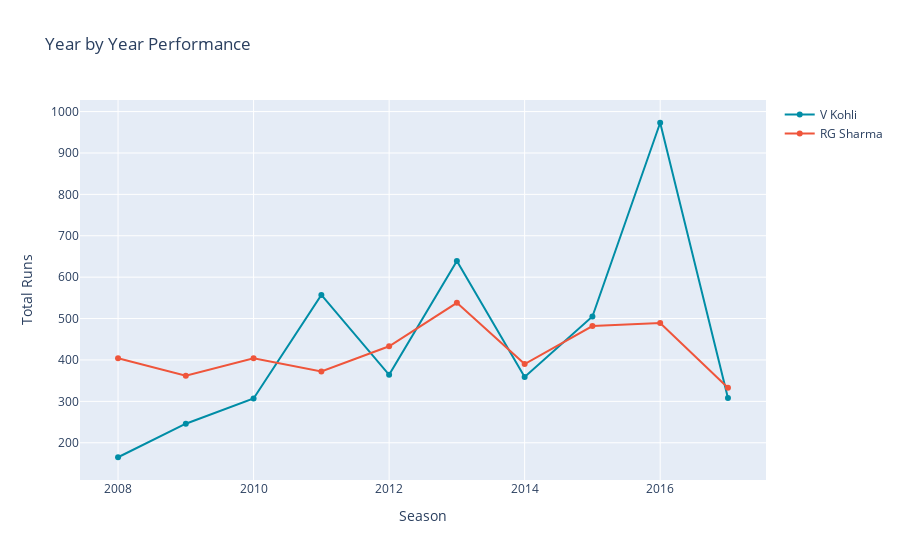

The code cell stored with this chart in its notebook:
### Code cell
# multiple line chart

# p1 df
single = ipl[ipl['batsman'] == 'V Kohli']
performance = single.groupby('season')['batsman_runs'].sum().reset_index()

# p2 df
single1 = ipl[ipl['batsman'] == 'RG Sharma']
performance1 = single1.groupby('season')['batsman_runs'].sum().reset_index()

# plot line chart

# trace p1
trace = go.Scatter(x=performance['season'], y=performance['batsman_runs'],
                   mode='lines + markers',
                   marker={'color': "#008da6"},
                   name='V Kohli')

# trace p2
trace1 = go.Scatter(x=performance1['season'], y=performance1['batsman_runs'],
                   mode='lines + markers',
                   name='RG Sharma')

data = [trace, trace1]

layout = go.Layout(title='Year by Year Performance',
                   xaxis={'title': 'Season'},
                   yaxis={'title': 'Total Runs'})

fig = go.Figure(data=data, layout=layout)

fig.show()
# pyo.plot(fig, filename='singleComparison.html')

### Figure 1 — Plotly figure (JSON) as saved in the notebook; plotly's stock layout.template omitted (floating-point values rounded to 4 significant figures)
{"data": [{"marker": {"color": "#008da6"}, "mode": "lines+markers", "name": "V Kohli", "type": "scatter", "x": [2008, 2009, 2010, 2011, 2012, 2013, 2014, 2015, 2016, 2017], "y": [165, 246, 307, 557, 364, 639, 359, 505, 973, 308]}, {"mode": "lines+markers", "name": "RG Sharma", "type": "scatter", "x": [2008, 2009, 2010, 2011, 2012, 2013, 2014, 2015, 2016, 2017], "y": [404, 362, 404, 372, 433, 538, 390, 482, 489, 333]}], "layout": {"title": {"text": "Year by Year Performance"}, "xaxis": {"title": {"text": "Season"}}, "yaxis": {"title": {"text": "Total Runs"}}}}
